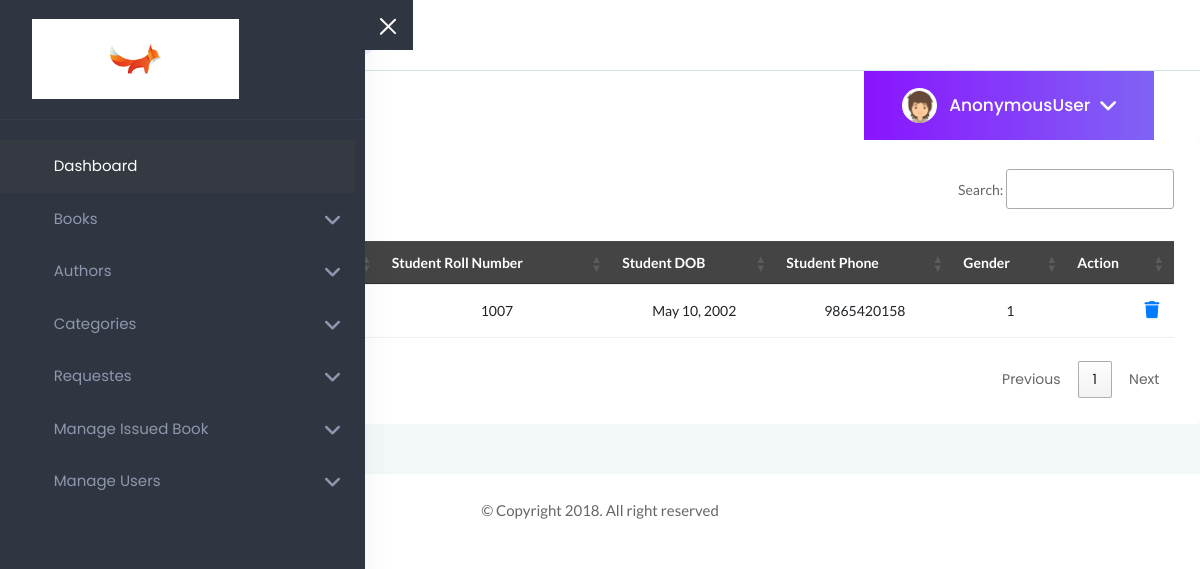
The app's page /userlist with its own data.
### home/models.py (models this page shows, shortened)
class Student(models.Model):
    user = models.OneToOneField(CustomUser, on_delete=models.CASCADE)
    is_email_verfied = models.BooleanField(default = False)
    email_token = models.CharField(max_length=100,null=True,blank=True)
    student_dob = models.DateField(auto_now_add=False)
    gender= models.CharField(max_length=10)
    branch = models.CharField(max_length=10)
    roll_no = models.CharField(max_length=3, blank=True)
    phone = models.CharField(max_length=10, blank=True)
    image = models.ImageField(upload_to="uploads/profile-pic/")

### home/views.py (the view)
# urls.py: path('userlist' ,USERLIST,name="userlist"),
def USERLIST(request):
    students = Student.objects.all()
    context ={
        'students':students
    }
    return render(request,'admin/users_list.html',context)

### templates/admin/users_list.html (shortened to what this page needs)
{% extends "admin/admin_dashboard.html" %}
{% load static %}
{% block css %}
  <link rel="stylesheet" href="https://cdn.datatables.net/1.11.4/css/jquery.dataTables.min.css">
  <link rel="stylesheet" href="https://cdnjs.cloudflare.com/ajax/libs/font-awesome/6.0.0/css/all.min.css">
{% endblock css %}
{% block body %}
    <div class="row">
        <div class="card" style="width: 100%;">
            <div class="card-body">
                <h4 class="header-title">User Table</h4>
                <div class="data-tables datatable-dark">
                    <table id="dataTable3" class="text-center">
                        <thead class="text-capitalize">
                            <tr>
                                <th>Student Name</th>
                                <th>Student branch</th>
                                <th>Student Roll number</th>
                                <th>Student DOB</th>
                                <th>Student Phone</th>
                                <th>Gender</th>
                                <th>Action</th>
                            </tr>
                        </thead>
                        <tbody>
                            {% for student in students %}
                            <tr>
                                <td>{{student.user.first_name }}&nbsp;{{student.user.last_name }}</td>
                                <td>{{student.branch }}</td>
                                <td>{{student.roll_no }}</td>
                                <td>{{student.student_dob }}</td>
                                <td>{{student.phone }}</td>
                                <td>{{student.gender }}</td>
                                <td class="text-right">
                                    <div class="actions">
                                       <a href="{% url 'deletestudent' student.id %}" type="submit" class="btn-delete" style="padding: 5px; font-size: 17px;">
                                       <i class="fas fa-trash"></i>
                                       </a>
                                    </div>
                                </td>
                            </tr>
                            {% endfor %}
                        </tbody>
                    </table>
                </div>
            </div>
        </div>
    </div>
{% endblock body %}

### static/assets/css/default-css.css (style rules this page uses)
* { margin: 0; padding: 0; box-sizing: border-box; }
*, *:before, *:after { -moz-box-sizing: border-box; -webkit-box-sizing: border-box; box-sizing: border-box; }
html { -webkit-font-smoothing: antialiased; }
body { background: #fff; font-weight: normal; -webkit-font-smoothing: antialiased; -webkit-text-size-adjust: 100%; }
:root { --primary-color: #4336FB; }

### static/assets/css/styles.css (style rules this page uses)
.card { border: none; border-radius: 4px; background-color: #fff; -webkit-transition: all 0.3s ease 0s !important; transition: all 0.3s ease 0s !important; }
.card-body { padding: 25.6px; padding: 1.6rem; }
.header-title { font-family: 'Lato', sans-serif; font-size: 18px; font-weight: 600; letter-spacing: 0; color: #333; text-transform: capitalize; margin-bottom: 17px; }
table tr th { border-bottom: none; }
table tr th, table tr td { border-top: 1px solid rgba(120, 130, 140, 0.13) !important; }
table.dataTable.no-footer { border-bottom: 1px solid rgba(120, 130, 140, 0.13) !important; }
table.dataTable thead th, table.dataTable thead td { border-bottom-color: transparent; }
.datatable-dark thead { background: #444; color: #fff; }

### records on screen
Student: roll_no "1007", student_dob "May 10, 2002", phone "9865420158", gender "1"

### other values on screen
{{ user }} "AnonymousUser"
